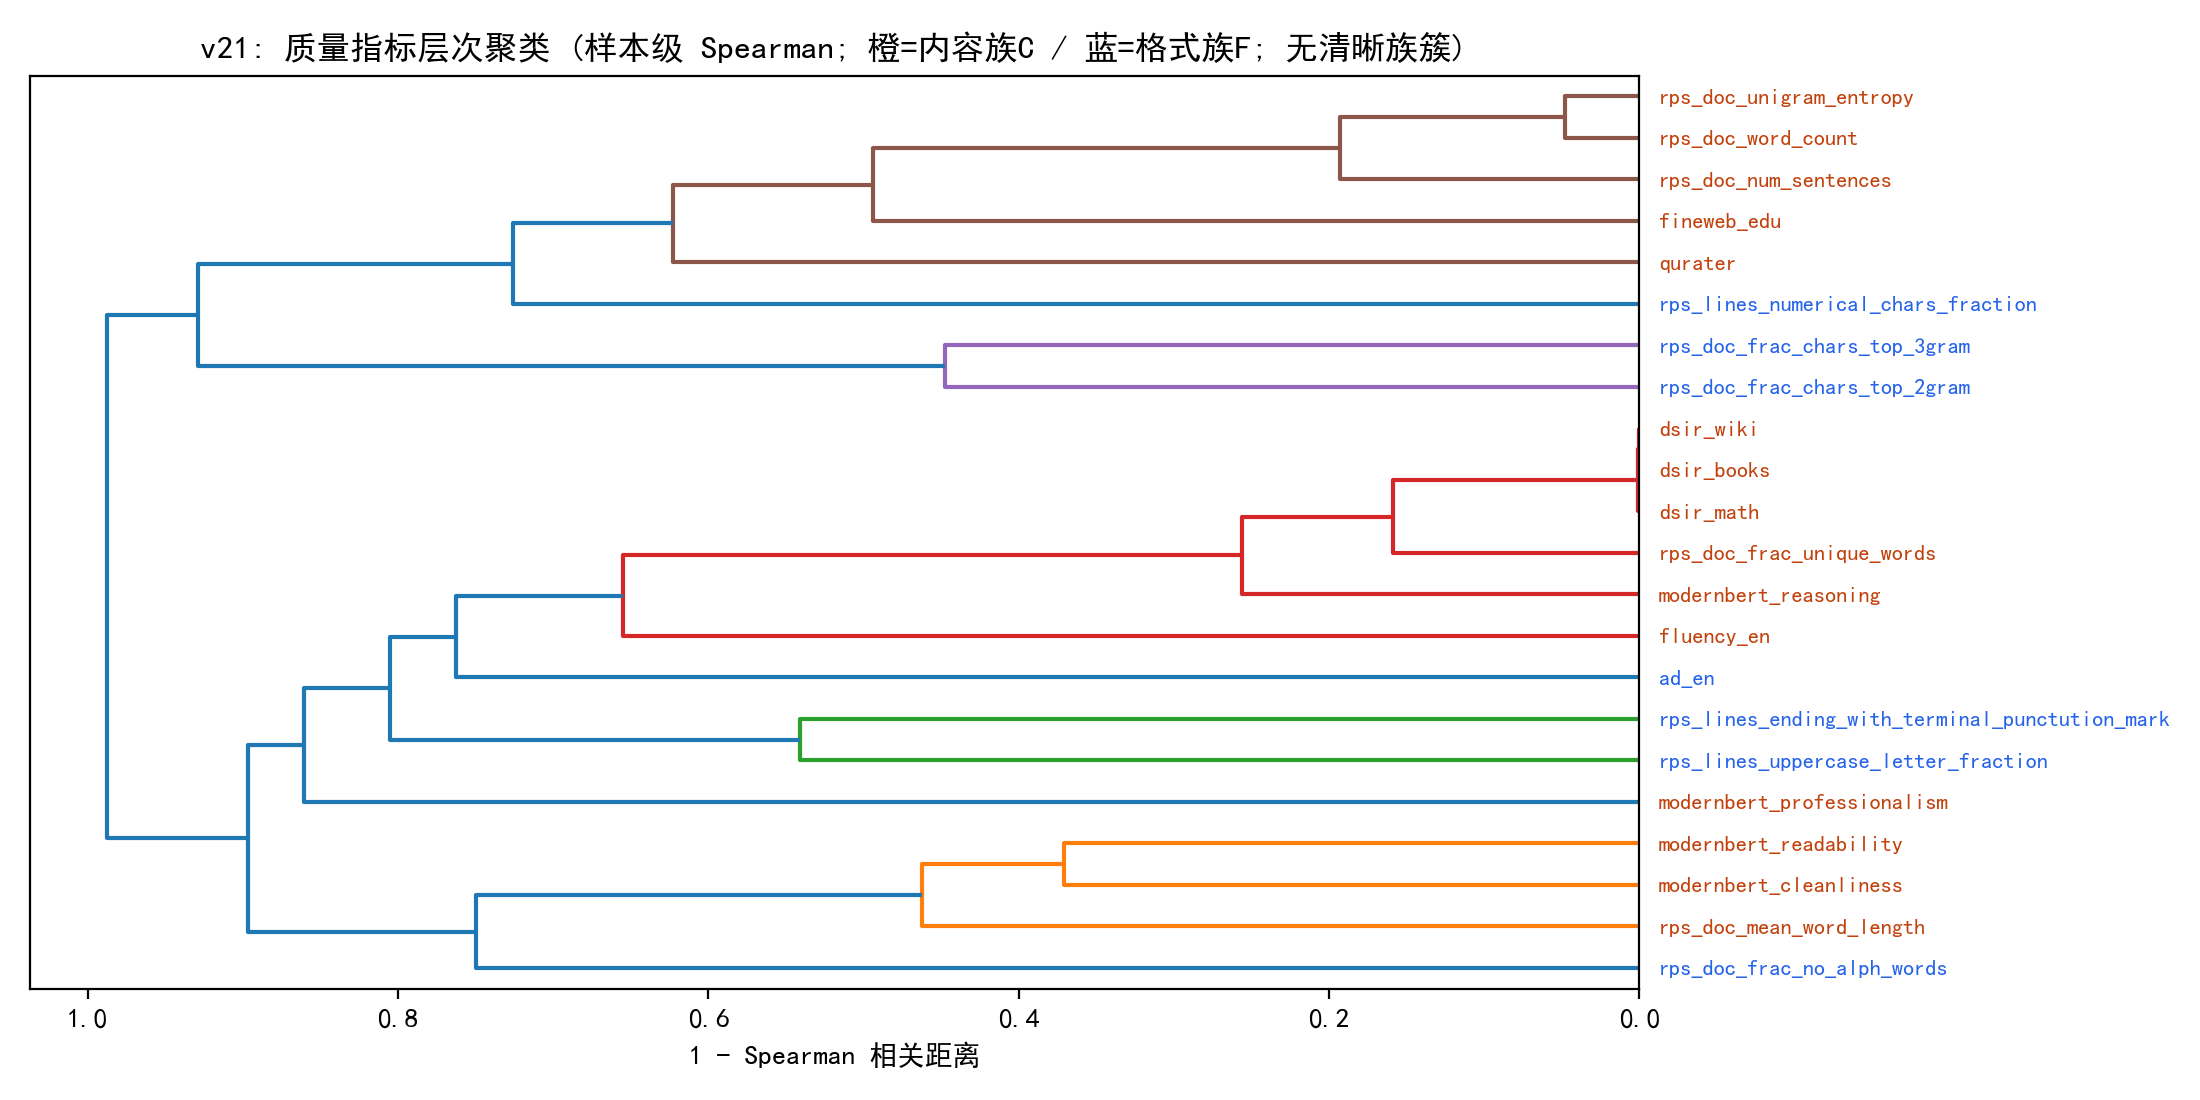

Reproduce this figure in Python.
# -*- coding: utf-8 -*-
"""
v21 实验: 质量指标家族的经验聚类验证
对手工族划分 FAMILY_C(内容质量,15) / FAMILY_F(格式洁净,7) 做数据驱动核验:
1) 样本级 (同 p1 主链路 A 数据, winsorized+NaN填补) 指标间 Spearman 相关
   矩阵 -> 层次聚类 (1-rho, average) 切 2 簇 -> ARI/purity 对照手工族.
2) 域级聚合 (按 _source_domain 均值) 重复 -> 族结构在聚合层面更清晰.
3) 树状图输出 (染色手工族).
输出: experiments/v21_p1_family_cluster.png/.json
"""
import os, sys, json
import numpy as np
import pandas as pd
sys.path.insert(0, os.path.join(os.path.dirname(__file__), "..", "code"))
from p1_quality import load_jsonl_xz, build_frame, winsorize_minmax, FAMILY_C, FAMILY_F, ALL_IND
from common import A, BASE

EX = os.path.join(os.path.dirname(__file__))
os.makedirs(EX, exist_ok=True)

from scipy.cluster.hierarchy import linkage, dendrogram, fcluster
from scipy.stats import rankdata
from sklearn.metrics import adjusted_rand_score
import matplotlib
matplotlib.use("Agg")
import matplotlib.pyplot as plt
import matplotlib.font_manager as fm
for _f in ("SimHei.ttf", "simsun.ttf"):
    _p = os.path.join(BASE, _f)
    if os.path.exists(_p):
        fm.fontManager.addfont(_p)
plt.rcParams["font.sans-serif"] = ["SimHei"]
plt.rcParams["axes.unicode_minus"] = False


def load():
    a1 = load_jsonl_xz(os.path.join(A, "slimpajama_quality_signal_sample.jsonl.xz"))
    a2 = load_jsonl_xz(os.path.join(A, "slimpajama_quality_extended", "arxiv_part-6777d8857c6e-000486.jsonl.xz"))
    a3 = load_jsonl_xz(os.path.join(A, "slimpajama_quality_extended", "github_part-6777d8857c6e-000275.jsonl.xz"))
    df = pd.concat([build_frame(a1), build_frame(a2, domain_hint="arxiv"),
                    build_frame(a3, domain_hint="github")], ignore_index=True)
    return df


def rank_corr(X):
    Xr = rankdata(X, axis=0)
    return np.corrcoef(Xr, rowvar=False)


def cluster_compare(R, y_true):
    d = 1 - np.clip(R, 0, 1)
    Z = linkage(d[np.triu_indices(len(d), 1)], method="average")
    lab2 = fcluster(Z, 2, criterion="maxclust")
    ari = adjusted_rand_score(y_true, lab2)
    pur = 0.0
    for cl in np.unique(lab2):
        members = y_true[lab2 == cl]
        pur += max(np.bincount(members, minlength=2)) / len(members) * len(members)
    pur /= len(lab2)
    return lab2, ari, pur, Z


def main():
    df = load()
    ind = [k for k in ALL_IND if k in df.columns]
    Xraw = df[ind].to_numpy(dtype=float)
    print("sample matrix:", Xraw.shape)
    X = winsorize_minmax(Xraw.copy())
    Xc = np.where(np.isnan(X), np.nanmean(X, axis=0), X)
    y_true = np.array([1 if k in FAMILY_C else 2 for k in ind])
    R = rank_corr(Xc)
    lab2, ari, pur, Z = cluster_compare(R, y_true)
    print(f"样本级 (n={len(Xc)}): ARI={ari:.3f} purity={pur:.3f}")
    for cl in np.unique(lab2):
        names = [ind[i] for i in np.where(lab2 == cl)[0]]
        print(f"  簇{cl} (n={len(names)}): {names}")

    # 域级聚合
    dom = df["_source_domain"].fillna("none").to_numpy()
    Xd = np.vstack([np.nanmean(Xc[dom == d_], axis=0) for d_ in sorted(set(dom))])
    Rd = rank_corr(Xd)
    lab2d, arid, purd, _ = cluster_compare(Rd, y_true)
    print(f"域级 (n={len(Xd)} 域): ARI={arid:.3f} purity={purd:.3f}")
    for cl in np.unique(lab2d):
        names = [ind[i] for i in np.where(lab2d == cl)[0]]
        print(f"  簇{cl} (n={len(names)}): {names}")

    # ---- 树状图
    fig, ax = plt.subplots(figsize=(11, 5.5))
    dendrogram(Z, labels=ind, orientation="left", ax=ax, leaf_font_size=8)
    for lb in ax.get_yticklabels():
        nm = lb.get_text()
        lb.set_color("#C2410C" if nm in FAMILY_C else "#2563EB")
    ax.set_title("v21: 质量指标层次聚类 (样本级 Spearman; 橙=内容族C / 蓝=格式族F; 无清晰族簇)")
    ax.set_xlabel("1 - Spearman 相关距离")
    fig.tight_layout(); fig.savefig(os.path.join(EX, "v21_p1_family_cluster.png"), dpi=200)
    plt.close(fig)

    # ---- 正交性统计 (构念效度旁证)
    jc = np.array([ind.index(k) for k in FAMILY_C]); jf = np.array([ind.index(k) for k in FAMILY_F])
    Mcc = R[np.ix_(jc, jc)]; Mff = R[np.ix_(jf, jf)]; Mcf = R[np.ix_(jc, jf)]
    stats = {"within_C_mean_rho": float(Mcc[~np.eye(len(jc), dtype=bool)].mean()),
             "within_F_mean_rho": float(Mff[~np.eye(len(jf), dtype=bool)].mean()),
             "cross_CF_mean_rho": float(Mcf.mean()),
             "cross_CF_range": [float(Mcf.min()), float(Mcf.max())],
             "PC1_explained": float(np.linalg.eigvalsh(R)[-1] / np.trace(R))}
    print(f"\n正交性: withinC={stats['within_C_mean_rho']:.3f} withinF="
          f"{stats['within_F_mean_rho']:.3f} cross={stats['cross_CF_mean_rho']:.3f} "
          f"PC1={stats['PC1_explained']:.3f}")

    out = {"sample": {"ARI": float(ari), "purity": float(pur), "n": int(Xc.shape[0])},
           "domain": {"ARI": float(arid), "purity": float(purd), "n": len(Xd)},
           "sample_cluster_assign": {ind[i]: int(lab2[i]) for i in range(len(ind))},
           "orthogonality": stats}
    with open(os.path.join(EX, "v21_p1_family_cluster.json"), "w", encoding="utf-8") as f:
        json.dump(out, f, ensure_ascii=False, indent=2)
    print("\ndone v21")


if __name__ == "__main__":
    main()
